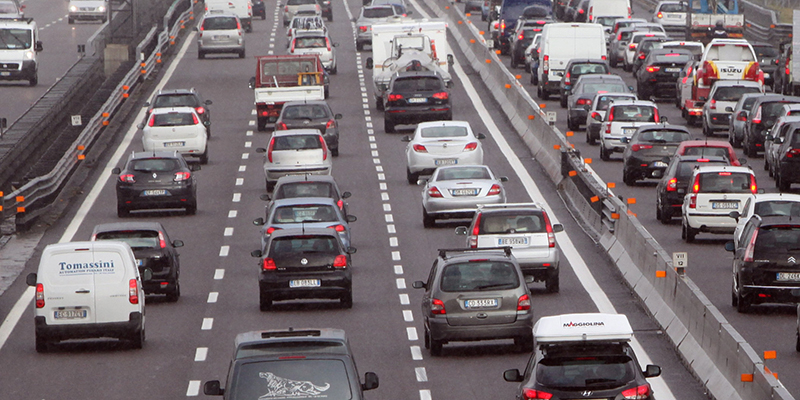
#> input picture Traffic.jpg, 800 x 400 px
$ jupyter execute --allow-errors GLCM.ipynb   (older library calls are emulated)
#> lines starting #> are read from the running program, lines starting #| are printed output that depends on the picture
### utils.py
import cv2
import numpy as np

from skimage.feature import greycomatrix, greycoprops
from skimage.measure import shannon_entropy
from sklearn.cluster import MiniBatchKMeans
from numpy.lib.stride_tricks import as_strided

# [38 lines left out: functions quantize32levels_image, pool2d, not called in this run]

def compute_GLCM(img):
    img = cv2.resize(img,(256,256))
    plt.imshow(img, cmap="gray")
    #perform transformation from 256 to 32 colors
    img = quantize32levels_image(img)
    plt.imshow(img, cmap="gray")
    #GLCM extraction degrees 0, 45, 90, 135
    radians = [0.0,0.785398,1.5708,2.35619]
    glcm0 = greycomatrix(img, angles=[radians[0]],distances=[1.])
    glcm45 = greycomatrix(img, angles=[radians[1]],distances=[1.])#,levels=32
    glcm90 = greycomatrix(img, angles=[radians[2]],distances=[1.])#,levels=32
    glcm135 = greycomatrix(img, angles=[radians[3]],distances=[1.])#,levels=32

    Sg0 = greycoprops(glcm0, 'energy')[0, 0]
    Sg0_ = -np.log(Sg0)
    Sg45 = greycoprops(glcm45, 'energy')[0, 0]
    Sg45_ = -np.log(Sg45)
    Sg90 = greycoprops(glcm90, 'energy')[0, 0]
    Sg90_ = -np.log(Sg90)
    Sg135 = greycoprops(glcm135, 'energy')[0, 0]
    Sg135_ = -np.log(Sg135)
    Sp0 = shannon_entropy(glcm0)
    Sp45 = shannon_entropy(glcm45)
    Sp90 = shannon_entropy(glcm90)
    Sp135 = shannon_entropy(glcm135)

    energy = (Sg0+Sg45+Sg90+Sg135)/4.0
    entropy = (Sp0+Sp45+Sp90+Sp135)/4.0

    # mean
    # S = (Sg0_+Sg45_+Sg90_+Sg135_)/4.0+(Sp0+Sp45+Sp90+Sp135)/4.0

    # Max pooling of matrix (Just for a better visualization)
    glcm = pool2d(glcm0[:,:,0,0], kernel_size=2, stride=2, padding=0, pool_mode='max')
    glcm = pool2d(glcm, kernel_size=2, stride=2, padding=0, pool_mode='max')
    return energy, entropy, glcm

### GLCM.ipynb
## Calculate the traffic with the GLCM texture features
- Energy is inversely proportional to traffic
- Entropy is directly proportional to traffic

[cell 1]
import cv2
import numpy as np
import math
import matplotlib.pyplot as plt
import utils

[cell 2]
# Read image as greyscale
img = cv2.imread('Traffic.jpg', cv2.IMREAD_GRAYSCALE)
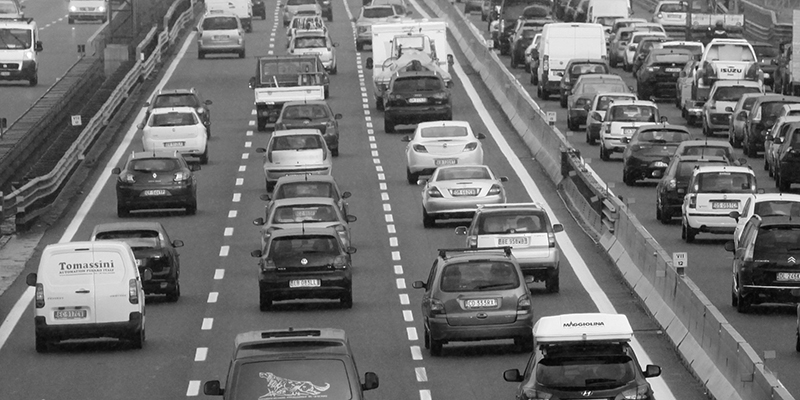
#> img: shape (400, 800); min 0, max 255, mean 112.1

fig, (ax1, ax2) = plt.subplots(figsize=(13,3), ncols=2)
ax1.imshow(img, cmap="gray")

#> (the rest of this cell did not finish here and is left out)

#> in compute_GLCM, `img = cv2.resize(img,(256,256))`:
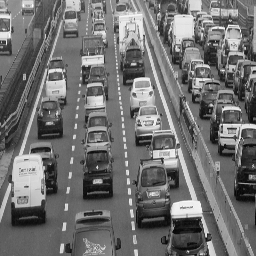
#> img: shape (256, 256); min 5, max 255, mean 112
pos = ax2.imshow(glcm,  cmap='hot')
cbar = fig.colorbar(pos, ax=ax2)
print("Energy: %.2f\tEntropy: %.2f" % (energy, entropy))

[cell 3]
img = cv2.imread('NotTraffic.jpg', cv2.IMREAD_GRAYSCALE)
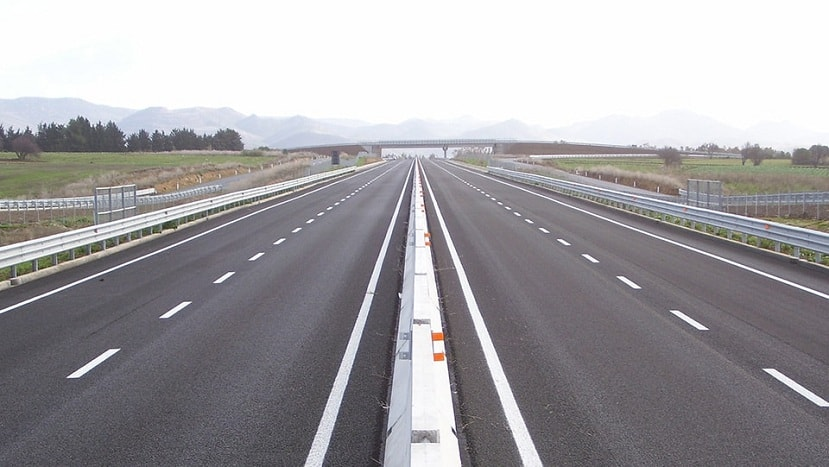
#> input picture NotTraffic.jpg, 829 x 467 px
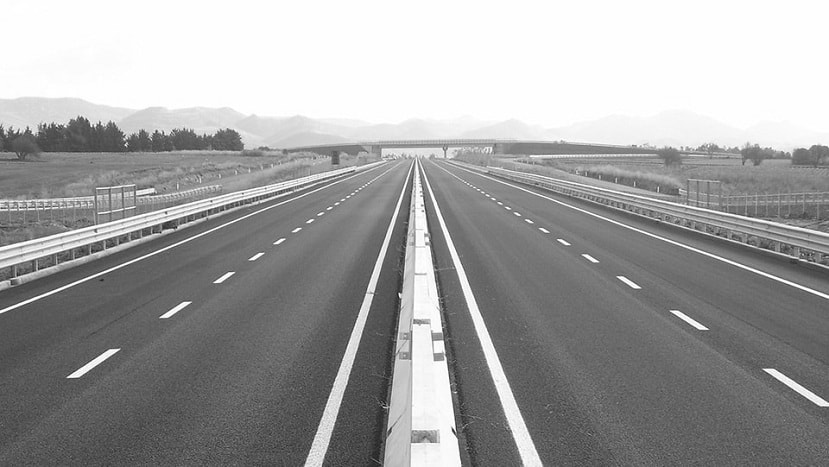
#> img: shape (467, 829); min 5, max 255, mean 159.9

fig, (ax1, ax2) = plt.subplots(figsize=(13,3), ncols=2)
ax1.imshow(img, cmap="gray")

#> (the rest of this cell did not finish here and is left out)

#> in compute_GLCM (call 2), `img = cv2.resize(img,(256,256))`:
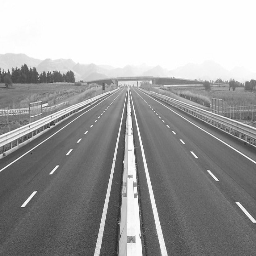
#> img: shape (256, 256); min 33, max 255, mean 159.8
pos = ax2.imshow(glcm,  cmap='hot')
cbar = fig.colorbar(pos, ax=ax2)
print("Energy: %.2f\tEntropy: %.2f" % (energy, entropy))
